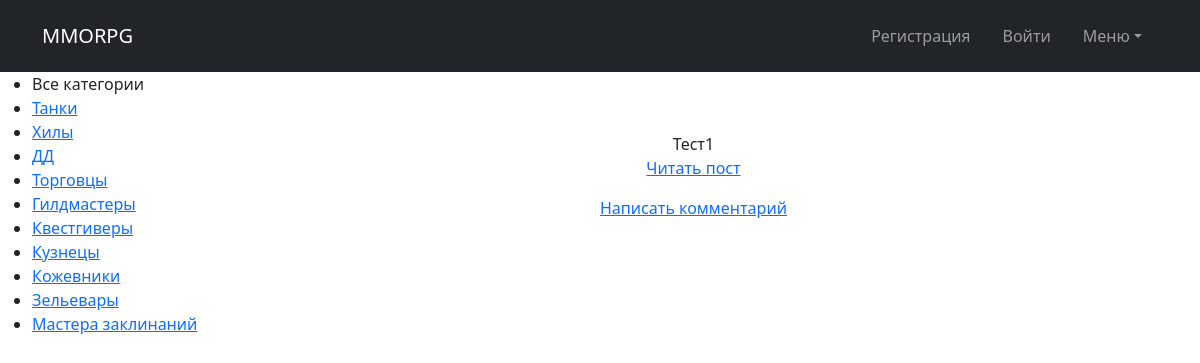
The page / on the database its author committed.
### app/models.py (models this page shows, shortened)
class Category(models.Model):
    name = models.CharField(max_length=100, db_index=True, verbose_name="Категория")
    slug = models.SlugField(max_length=255, unique=True, db_index=True, verbose_name="URL")
    def get_absolute_url(self):
        return reverse('category', kwargs={'cat_slug': self.slug})
    class Meta:
        verbose_name = 'Категории'
        verbose_name_plural = 'Категория'
        ordering = ['id']

class Post(models.Model):
    date = models.DateField(auto_now_add=True, verbose_name="Дата")
    header = models.CharField(max_length=50, unique=True, verbose_name="Заголовок")
    slug = models.SlugField(max_length=255, unique=True, db_index=True, verbose_name="URL")
    text = CKEditor5Field('text', config_name='extends')
    email = models.EmailField()
    cat = models.ForeignKey('Category', on_delete=models.PROTECT, verbose_name="Категории")
    author = models.ForeignKey(User, on_delete=models.CASCADE, verbose_name="Автор", default=True)
    def get_absolute_url(self):
        return reverse('post', kwargs={'post_slug': self.slug})
    def get_url(self):
        return reverse('new_comment', kwargs={'post_slug': self.slug})
    class Meta:
        verbose_name = 'Пост'
        verbose_name_plural = 'Посты'

### app/views.py (the view, shortened to what this page needs)
# urls.py: path('', Home.as_view(), name='home'),
class Home(DataMixin, ListView):
    model = Post
    template_name = 'default.html'
    context_object_name = 'posts'
    def get_context_data(self, *, object_list=None, **kwargs):
        context = super().get_context_data(**kwargs)
        c_def = self.get_user_context(title="Главная страница")
        return dict(list(context.items()) + list(c_def.items()))

### app/utils.py (called while the page is built)
    def get_user_context(self, **kwargs):
        context = kwargs
        cats = Category.objects.all()
        comment = Comment.objects.all()
        context['cats'] = cats
        context['comment'] = comment
        if 'cat_selected' not in context:
            context['cat_selected'] = 0
        return context

### templates/default.html (shortened to what this page needs)
{% load static %}
{% load app_tags %}
<html lang="en">
    <head>
  <link href="{% static 'css/styles.css' %}" rel="stylesheet" >
    </head>
<body>
        <nav class="navbar navbar-expand-lg navbar-dark bg-dark">
            <div class="container">
                <a class="navbar-brand" href="/">MMORPG</a>
                <div class="collapse navbar-collapse" id="navbarSupportedContent">
                    <ul class="navbar-nav ms-auto mb-2 mb-lg-0">
                        {% if request.user.is_authenticated %}
                        <li class="nav-link"><a class="nav-link" href="{% url 'user_post' %}">{{ user.username }}</a></li>
                        <li class="nav-link"><a class="nav-link" href="{% url 'create' %}">Добавить пост</a></li>
                        <li class="nav-link"><a class="nav-link" href="{% url 'logout' %}">Выйти</a></li>
                        {% else %}
                        <li class="nav-link"><a class="nav-link" href="{% url 'register' %}">Регистрация</a></li>
                        <li class="nav-link"><a class="nav-link" href="{% url 'login' %}">Войти</a></li>
                        {% endif %}
                        <li class="nav-link">
                            <a class="nav-link dropdown-toggle" id="navbarDropdown" href="#" role="button"
                               data-bs-toggle="dropdown" aria-expanded="false">Меню</a>
                        </li>
                    </ul>
                </div>
            </div>
        </nav>
{% block content %}
  <div style="display:inline-flex;">
      <div style="display:inline-flex;">
          <ul>
              {% if cat_selected == 0 %}
              <li>Все категории</li>
              {% else %}
              <li><a href="/">Все категории</a></li>
              {% endif %}
              {% for c in cats %}
              {% if c.pk == cat_selected %}
              <li>{{c.name}}</li>
              {% else %}
              <li><a href="{{ c.get_absolute_url }}">{{c.name}}</a></li>
              {% endif %}
              {% endfor %}
          </ul>
      </div>
  <div style="display: flex; margin-top: 5%; left: 50%; position: fixed">
      <div style="display: block; text-align: center">
          {% for p in posts %}
          {{ p.header }}
          <p><a href="{{ p.get_absolute_url }}">Читать пост</a></p>
          <p><a href="{{ p.get_url }}">Написать комментарий</a></p>
          {% endfor %}
      </div>
  </div>
  </div>
  {% endblock %}
    </body>
</html>

### rows shown on the page
Category: name "Танки"
Category: name "Хилы"
Category: name "ДД"
Category: name "Торговцы"
Category: name "Гилдмастеры"
Category: name "Квестгиверы"
Category: name "Кузнецы"
Category: name "Кожевники"
Category: name "Зельевары"
Category: name "Мастера заклинаний"
Post: header "Тест1"
